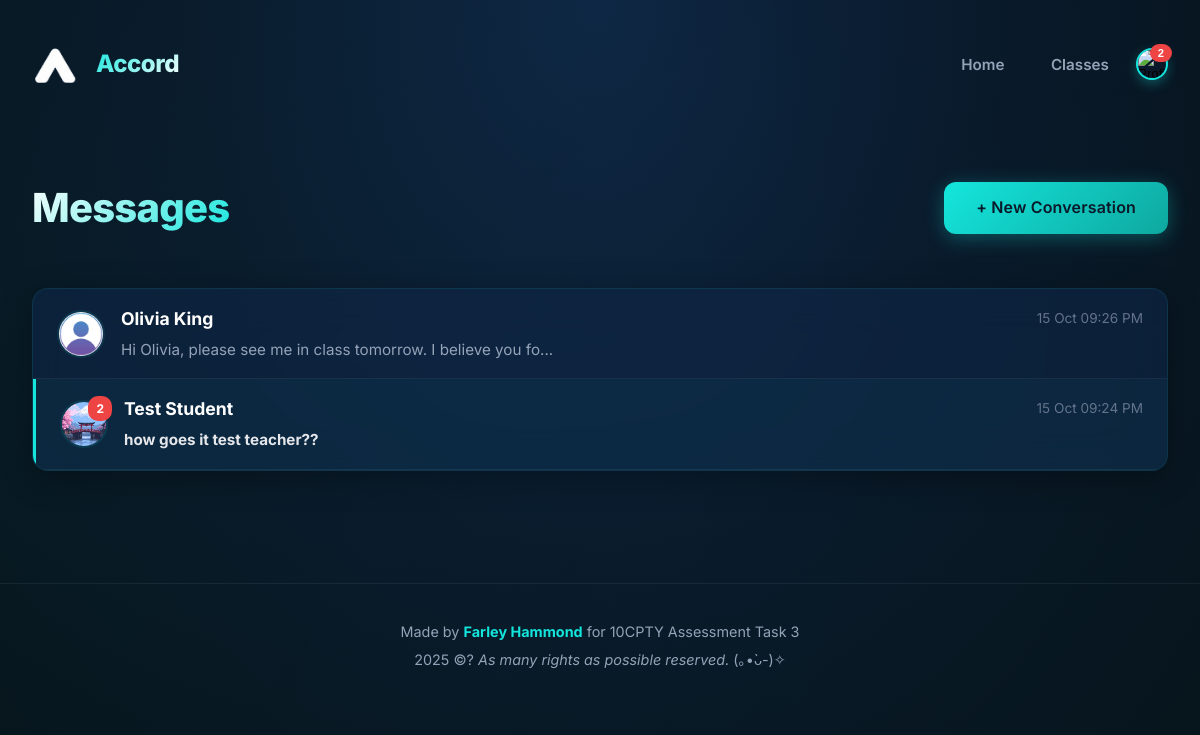
/inbox (signed in), run on the app's committed database.
### tables this page shows
CREATE TABLE dm_threads (
        threadID INTEGER PRIMARY KEY AUTOINCREMENT,
        isGroup INTEGER DEFAULT 0,
        threadName TEXT,
        createdBy INTEGER,
        createdAt DATETIME DEFAULT CURRENT_TIMESTAMP
    );

CREATE TABLE users (
        userID INTEGER PRIMARY KEY AUTOINCREMENT,
        name TEXT NOT NULL,
        email TEXT UNIQUE NOT NULL,
        password TEXT NOT NULL,
        role TEXT NOT NULL CHECK(role IN ('teacher','student')),
        avatar TEXT
    );

### main.py (the view)
@app.route("/inbox")
def inbox():
    user = logged_in_user()
    if not user:
        flash("Please log in", "warning")
        return redirect(url_for("login"))
    threads = db.get_threads_for_user(user["id"])
    return render_template("inbox.html", user=user, threads=threads)

### database_manager.py (called while the page is built)
def format_sydney_time(dt_string):
    if not dt_string:
        return ""
    try:
        utc_dt = datetime.strptime(dt_string, '%Y-%m-%d %H:%M:%S')
        utc_dt = pytz.utc.localize(utc_dt)
        sydney_dt = utc_dt.astimezone(SYDNEY_TZ)
        return sydney_dt.strftime('%d %b %I:%M %p')
    except:
        return dt_string

def get_connection():
    con = sql.connect(DB_PATH)
    con.execute("PRAGMA foreign_keys = ON;")
    return con

def get_thread_other_user_name(threadID, currentUserID):
    con = get_connection()
    cur = con.cursor()
    cur.execute("""
        SELECT u.name, u.avatar
        FROM dm_participants p
        JOIN users u ON p.userID = u.userID
        WHERE p.threadID = ? AND p.userID != ?
        LIMIT 1
    """, (threadID, currentUserID))
    result = cur.fetchone()
    con.close()
    return result if result else ("Unknown", None)

def get_unread_message_count(userID):
    con = get_connection()
    cur = con.cursor()
    cur.execute("""
        SELECT COUNT(*)
        FROM dm_messages m
        JOIN dm_participants p ON m.threadID = p.threadID
        WHERE p.userID = ?
        AND m.senderID != ?
        AND m.timestamp > COALESCE(p.lastRead, '1970-01-01')
    """, (userID, userID))
    count = cur.fetchone()[0]
    con.close()
    return count

### main.py (called while the page is built)
def logged_in_user():
    return session.get("user")

@app.context_processor
def inject_unread_count():
    user = logged_in_user()
    if user:
        unread_count = db.get_unread_message_count(user["id"])
        return dict(unread_count=unread_count)
    return dict(unread_count=0)

@app.template_filter('sydney_time')
def sydney_time_filter(dt_string):
    return db.format_sydney_time(dt_string)

@app.template_global()
def get_other_user(thread_id, current_user_id):
    return db.get_thread_other_user_name(thread_id, current_user_id)

@app.context_processor # for timezone in foorter
def inject_unread_count():
    user = logged_in_user()
    now = datetime.now(pytz.timezone('Australia/Sydney'))
    if user:
        unread_count = db.get_unread_message_count(user["id"])
        return dict(unread_count=unread_count, now=now)
    return dict(unread_count=0, now=now)

### templates/inbox.html
{% extends "layout.html" %}
{% block content %}
<div class="page">
  <div class="page-header">
    <h1>Messages</h1>
    <a class="btn" href="{{ url_for('new_dm') }}">+ New Conversation</a>
  </div>
  <div class="inbox-container">
    {% if threads %}
      <div class="thread-list">
        {% for t in threads %}
          {% set other_user = get_other_user(t[0], user.id) if not t[1] else None %}
          <a href="{{ url_for('dm_thread', thread_id=t[0]) }}" class="thread-item {% if t[4] > 0 %}unread{% endif %}">
            <div class="thread-avatar-container">
              {% if t[1] %}
                <div class="group-avatar">
                  <svg xmlns="http://www.w3.org/2000/svg" width="24" height="24" viewBox="0 0 24 24" fill="none" stroke="currentColor" stroke-width="2" stroke-linecap="round" stroke-linejoin="round"><path d="M17 21v-2a4 4 0 0 0-4-4H5a4 4 0 0 0-4 4v2"></path><circle cx="9" cy="7" r="4"></circle><path d="M23 21v-2a4 4 0 0 0-3-3.87"></path><path d="M16 3.13a4 4 0 0 1 0 7.75"></path></svg>
                </div>
              {% else %}
                <img class="thread-avatar" src="{{ other_user[1] or url_for('static', filename='images/default_avatar.png') }}" alt="Avatar" />
              {% endif %}
              {% if t[4] > 0 %}
                <span class="unread-badge">{{ t[4] }}</span>
              {% endif %}
            </div>
            <div class="thread-content">
              <div class="thread-header">
                <h3 class="thread-name">
                  {% if t[1] %}
                    {{ t[2] or "Unnamed Group" }}
                  {% else %}
                    {{ other_user[0] if other_user else "Unknown User" }}
                  {% endif %}
                </h3>
                {% if t[5] %}
                  <span class="thread-time">{{ t[5]|sydney_time }}</span>
                {% endif %}
              </div>
              {% if t[6] %}
                <p class="thread-preview">{{ t[6][:60] }}{% if t[6]|length > 60 %}...{% endif %}</p>
              {% else %}
                <p class="thread-preview muted">No messages yet</p>
              {% endif %}
            </div>
          </a>
        {% endfor %}
      </div>
    {% else %}
      <div class="empty-state">
        <h3>No conversations yet :(</h3>
        <p class="muted">Don't be lonely! Message someone now</p>
        <a class="btn" href="{{ url_for('new_dm') }}">New DM</a>
      </div>
    {% endif %}
  </div>
</div>
{% endblock %}

### static/css/style.css (style rules this page uses)
:root { --primary: #14E6DD; --primary-dark: #0a1929; --primary-darker: #071218; --glass: rgba(20, 230, 221, 0.03); --glass-hover: rgba(20, 230, 221, 0.08); --glass-border: rgba(20, 230, 221, 0.1); --text-main: #e5e7eb; --text-muted: #94a3b8; --text-dimmed: #64748b; --danger: #ef4444; --success: #22c55e; --warning: #f59e42; --card-shadow: 0 8px 32px rgba(0, 0, 0, 0.3); --card-shadow-hover: 0 12px 48px rgba(20, 230, 221, 0.15); --border-radius: 16px; --border-radius-sm: 12px; --transition: 0.3s cubic-bezier(0.4, 0, 0.2, 1); --transition-bounce: 0.5s cubic-bezier(0.34, 1.56, 0.64, 1); }
* { margin: 0; padding: 0; box-sizing: border-box; }
body { min-height: 100vh; background: radial-gradient(ellipse at top, #0f2744 0%, var(--primary-dark) 50%, var(--primary-darker) 100%); font-family: 'Inter', -apple-system, BlinkMacSystemFont, sans-serif; color: var(--text-main); line-height: 1.6; overflow-x: hidden; position: relative; }
body::before { content: ''; position: fixed; top: -50%; left: -50%; width: 200%; height: 200%; background: radial-gradient(circle at 20% 50%, rgba(20, 230, 221, 0.03) 0%, transparent 50%), radial-gradient(circle at 80% 80%, rgba(20, 230, 221, 0.02) 0%, transparent 50%); animation: float 20s ease-in-out infinite; pointer-events: none; z-index: 0; }
.btn { border: none; border-radius: var(--border-radius-sm); cursor: pointer; font-size: 1rem; font-weight: 600; padding: 0.85rem 2rem; background: linear-gradient(135deg, var(--primary) 0%, #0ea89f 100%); color: var(--primary-dark); letter-spacing: 0.01em; box-shadow: 0 4px 20px rgba(20, 230, 221, 0.3); transition: all var(--transition); outline: none; position: relative; overflow: hidden; font-family: inherit; }
.btn::before { content: ''; position: absolute; top: 50%; left: 50%; width: 0; height: 0; border-radius: 50%; background: rgba(255, 255, 255, 0.3); transform: translate(-50%, -50%); transition: width 0.6s, height 0.6s; }
.page { padding: 2rem 0; animation: fadeInUp 0.6s cubic-bezier(0.4, 0, 0.2, 1); }
.page-header { display: flex; justify-content: space-between; align-items: center; margin-bottom: 3rem; flex-wrap: wrap; gap: 1.5rem; }
.page-header h1 { font-size: 2.5rem; font-weight: 800; background: linear-gradient(135deg, #fff 0%, var(--primary) 100%); -webkit-background-clip: text; -webkit-text-fill-color: transparent; background-clip: text; letter-spacing: -0.02em; }
a { color: var(--primary); text-decoration: none; transition: all var(--transition); position: relative; }
a:not(.btn):not(.ghost)::after { content: ''; position: absolute; bottom: -2px; left: 0; width: 0; height: 2px; background: var(--primary); transition: width var(--transition); }
button, .btn, input[type="submit"], a.btn { position: relative; z-index: 1; }
img { max-width: 100%; height: auto; display: block; }
.inbox-container { background: rgba(15, 39, 73, 0.6); backdrop-filter: blur(20px); border: 1px solid var(--glass-border); border-radius: var(--border-radius); padding: 0; overflow: hidden; box-shadow: var(--card-shadow); }
.thread-list { display: flex; flex-direction: column; }
.thread-item { display: flex; align-items: center; gap: 1rem; padding: 1rem 1.5rem; border-bottom: 1px solid rgba(148, 163, 184, 0.1); transition: all var(--transition); cursor: pointer; text-decoration: none; color: var(--text-main); }
.thread-item.unread { background: rgba(20, 230, 221, 0.03); border-left: 3px solid var(--primary); }
.thread-avatar-container { position: relative; flex-shrink: 0; }
.thread-avatar, .group-avatar { width: 48px; height: 48px; border-radius: 50%; object-fit: cover; border: 2px solid var(--glass-border); }
.unread-badge { position: absolute; top: -4px; right: -4px; background: var(--danger); color: white; font-size: 0.75rem; font-weight: 700; padding: 0.2rem 0.5rem; border-radius: 10px; min-width: 20px; text-align: center; }
.thread-content { flex: 1; min-width: 0; }
.thread-header { display: flex; justify-content: space-between; align-items: center; margin-bottom: 0.3rem; }
.thread-name { font-size: 1.1rem; font-weight: 700; color: #fff; margin: 0; overflow: hidden; text-overflow: ellipsis; white-space: nowrap; }
.thread-time { font-size: 0.85rem; color: var(--text-dimmed); flex-shrink: 0; margin-left: 0.5rem; }
.thread-preview { font-size: 0.95rem; color: var(--text-muted); overflow: hidden; text-overflow: ellipsis; white-space: nowrap; margin: 0; }
.thread-item.unread .thread-preview { font-weight: 700; color: var(--text-main); }

### data on the page
dm_threads: shows a picture, t "15 Oct 09:26 PM", t "Hi Olivia, please see me in class tomorrow. I believe you fo"
users: name "Olivia King"
dm_threads: avatar (picture), threadID "2", t "15 Oct 09:24 PM", t "how goes it test teacher??"
users: name "Test Student"

### other printed values
{{ unread_count }} "2"
{{ now.year }} "2025"
